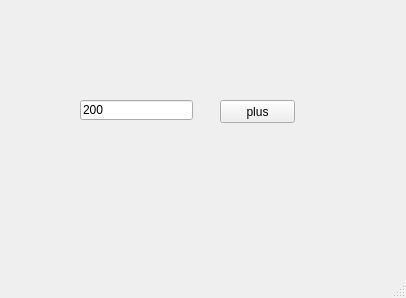
<?xml version="1.0" encoding="UTF-8"?>
<ui version="4.0">
 <class>MainWindow</class>
 <widget class="QMainWindow" name="MainWindow">
  <property name="geometry">
   <rect>
    <x>0</x>
    <y>0</y>
    <width>406</width>
    <height>298</height>
   </rect>
  </property>
  <property name="windowTitle">
   <string>MainWindow</string>
  </property>
  <widget class="QWidget" name="centralwidget">
   <widget class="QLineEdit" name="le">
    <property name="geometry">
     <rect>
      <x>80</x>
      <y>100</y>
      <width>113</width>
      <height>20</height>
     </rect>
    </property>
    <property name="text">
     <string>200</string>
    </property>
   </widget>
   <widget class="QPushButton" name="pb">
    <property name="geometry">
     <rect>
      <x>220</x>
      <y>100</y>
      <width>75</width>
      <height>23</height>
     </rect>
    </property>
    <property name="text">
     <string>plus</string>
    </property>
   </widget>
  </widget>
  <widget class="QMenuBar" name="menubar">
   <property name="geometry">
    <rect>
     <x>0</x>
     <y>0</y>
     <width>406</width>
     <height>21</height>
    </rect>
   </property>
  </widget>
  <widget class="QStatusBar" name="statusbar"/>
 </widget>
 <resources/>
 <connections/>
</ui>
